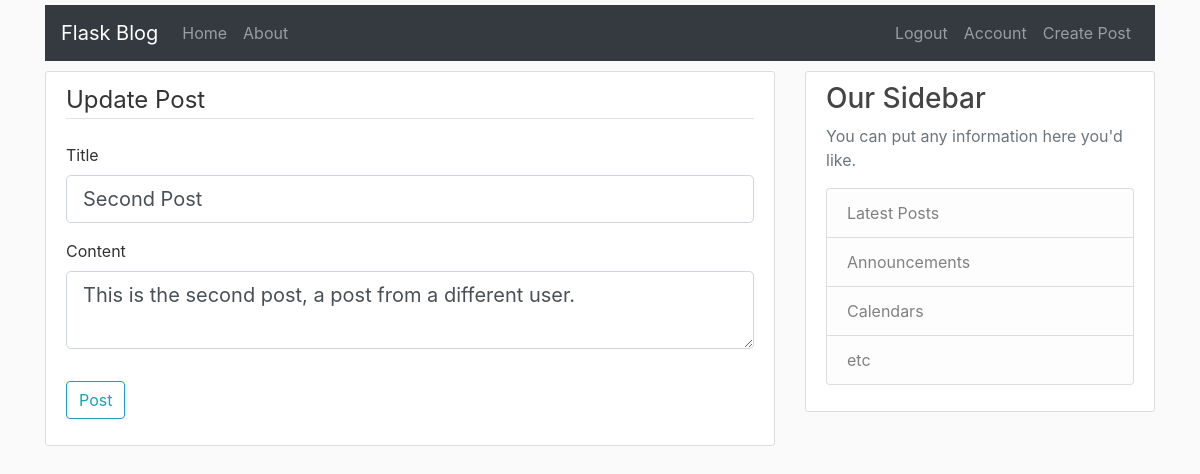
The app's page /post/2/update (signed in) with its own data.
### flaskblog/models.py (models this page shows, shortened)
class Post(db.Model):
    id = db.Column(db.Integer, primary_key=True)
    title = db.Column(db.String(100), nullable=False)
    date_posted = db.Column(db.DateTime, nullable=False, default=datetime.utcnow)
    content = db.Column(db.Text, nullable=False)
    user_id = db.Column(db.Integer, db.ForeignKey('user.id'), nullable=False)

### flaskblog/posts/routes.py (the view)
@posts.route("/post/<int:post_id>/update", methods=['GET', 'POST'])
@login_required
def update_post(post_id):
    post = Post.query.get_or_404(post_id)
    if post.author != current_user:
        abort(403)
    form = PostForm()
    if form.validate_on_submit():
        post.title = form.title.data
        post.content = form.content.data
        db.session.commit()
        flash('Your post has been updated!', 'success')
        return redirect(url_for('posts.post', post_id=post.id))
    elif request.method == 'GET':
        form.title.data = post.title
        form.content.data = post.content
    return render_template('create_post.html', title='Update Post', form=form, legend='Update Post')

### flaskblog/posts/forms.py
class PostForm(FlaskForm):
    title = StringField('Title', validators = [DataRequired()])
    content = TextAreaField('Content', validators = [DataRequired()])
    submit = SubmitField('Post')

### flaskblog/models.py (called while the page is built)
@login_manager.user_loader
def load_user(user_id):
    return User.query.get(int(user_id))

### flaskblog/templates/create_post.html (shortened to what this page needs)
{% extends "layout.html" %}
{% block content %}
<div class="content-section">
        <form action="" method="POST">
            <fieldset class="form-group">
                <legend class="border-bottom mb-4">{{ legend }}</legend>
                <div class="form-group">
                    {{ form.title.label(class="form-control-label") }}
                    {% if form.title.errors %}
                        {{ form.title(class="form-control form-control-lg is-invalid") }}
                        <div class="invalid-feedback">
                            {% for error in form.title.errors %}
                                <span>{{ error }}</span>
                            {% endfor %}
                        </div>
                    {% else %}
                        {{ form.title(class="form-control form-control-lg") }}
                    {% endif %}
                </div>
                <div class="form-group">
                    {{ form.content.label(class="form-control-label") }}
                    {% if form.content.errors %}
                        {{ form.content(class="form-control form-control-lg is-invalid") }}
                        <div class="invalid-feedback">
                            {% for error in form.content.errors %}
                                <span>{{ error }}</span>
                            {% endfor %}
                        </div>
                    {% else %}
                        {{ form.content(class="form-control form-control-lg") }}
                    {% endif %}
                </div>
            </fieldset>
            <div class="form-group">
                {{ form.submit(class="btn btn-outline-info") }}
            </div>
        </form>
    </div>
{% endblock content%}

### flaskblog/static/main.css (style rules this page uses)
body { background: #fafafa; color: #333333; margin-top: 5px; }
.content-section { background: #ffffff; padding: 10px 20px; border: 1px solid #dddddd; border-radius: 3px; margin-bottom: 20px; }

### records on screen
Post: title "Second Post", content "This is the second post, a post from a different user."

### other values on screen
{{ legend }} "Update Post"
